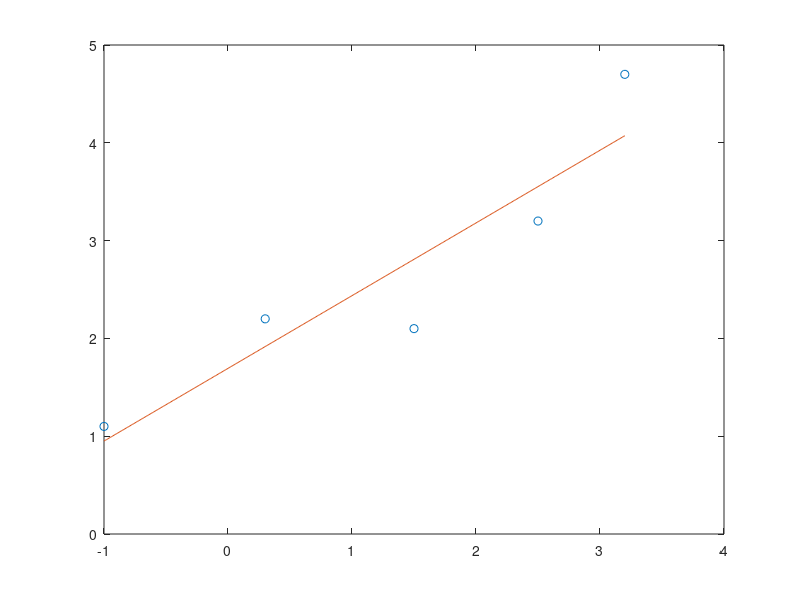

Write MATLAB code to recreate this figure.
%% Mērījumu datu apstrāde
%% Darba mērķi
% * Iepazīties ar mērījumu datu apstrādes pamatiem
% * Iemācīties pielietot apgūtās zināšanas priekšmetos, kur ir nepieciešama
% mērījumu datu apstrāde (fizika, ETP)
% * Iemācīties veidot atskaites ar Matlab palīdzību
%% Ievadīsim eksperimentālos datus:
Um = [-1  0.3  1.5  2.5  3.2];
Im = [1.1  2.2  2.1  3.2  4.7];
% Pamēģināsim uzzīmēt grafiku
plot(Um,Im,'o-')% neder, jo ir lauztā līnija
% Mēģināsim atrast matemātisku sakarību, kas sasaista tos punktus
% Sakarību meklēsim polinomiālā veidā
% Sāksim ar 2. kārtas polinomu
% y = C1*x^2+C2*x+C3

% funkcija, kas atdod polinoma koeficientus, sauc polyfit (polynomial
% fitting)
% sintakse:
% C = polyfit(x,y,N) - polinoma kārta
% polinoma koeficienti, ko atradīs polyfit
C = polyfit(Um,Im,1)
% Lai uzzīmētu polinomu, esam atraduši koeficientus
% Lai uzzīmētu, paņemsim x ar mazāku soli
U = -1:0.01:3.2;
% Jārēķina polinoms
%I = C(1)*U.^3+C(2)*U.^2+C(3)*U+C(4);
% To var automatizēt ar funkciju polyval
I = polyval(C,U);
% uzzīmēsim
plot(Um,Im,'o',U,I)
%% Secinājumi:
% ko es iemacījos šajā darbā,secinājumi nedrīkst sakrist ar blakus sēdošā
% kolēģa secinājumiem. 3 -4 teikumi
% kad viss ir gatavs, veidosim pdf atskaiti
% jānospiež publish-publish